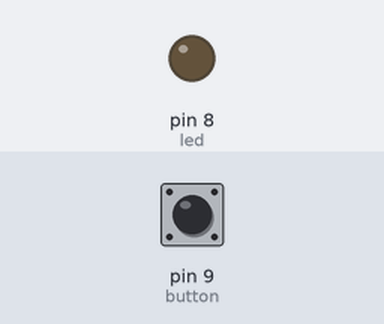
Recording of a sketch running on a simulated Arduino Uno, built with avr-gcc and run on an emulated ATmega328P. Parts: output pins drawn as LEDs (lit = HIGH). The test bench sets the inputs (shaded band); at power-on: pin 9 (button) LOW.

Above: at 1.2 s.
1.3 s: pin 9 (button) pulled HIGH for 0.15 s
At 1.37 s:
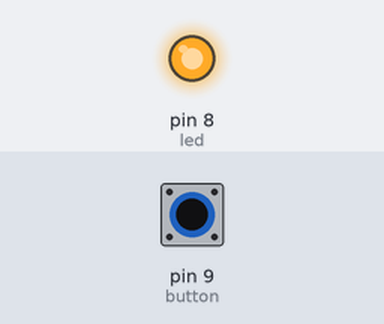
2.9 s: pin 9 (button) pulled HIGH for 3.2 s
At 7.5 s:
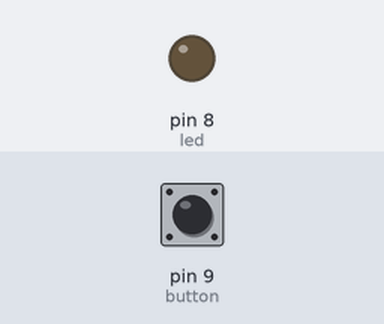
Timing chart, 0 to 9.0 s (numbered marks = the images above; inputs shaded):
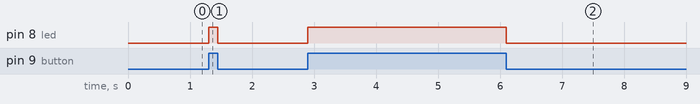

The sketch:

digital_circuit_code.ino
```cpp
const int led    =   8;   //name pin 8 as led
const int button =   9;   //name pin 9 as button
void setup()
{
pinMode(led,OUTPUT);    //set pin 8 as OUTPUT
pinMode(button,INPUT)  ;  //set pin 9 as INPUT
}
void loop()
{
   int reads = digitalRead(button); //read the digital value on pin 9
   digitalWrite(led,reads);   //set the digital output value of pin 8 to that value
}
```

Measured:
- after the input at 1.3 s, pin 8 (led): LOW → HIGH at once, → LOW 0.15 s later
- after the input at 2.9 s, pin 8 (led): LOW → HIGH at once, → LOW 3.2 s later
